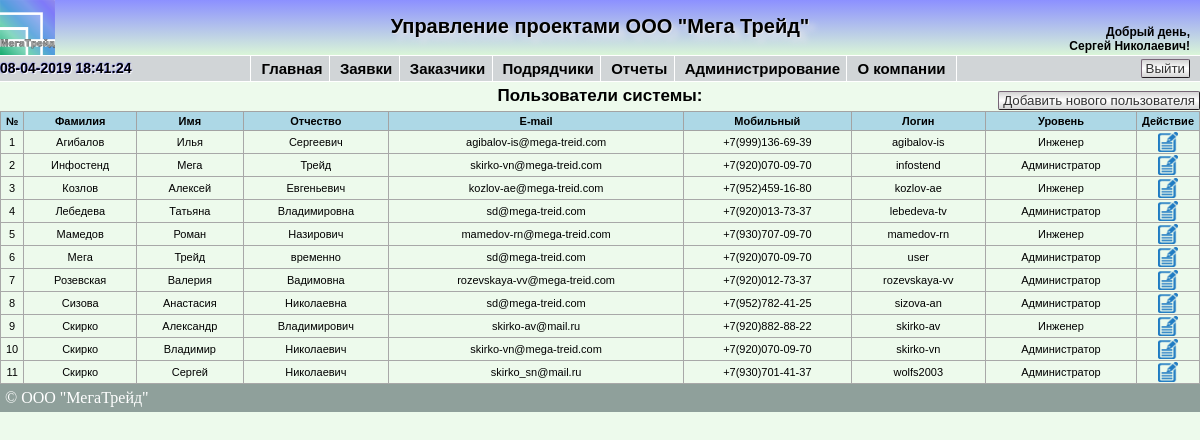
Page /showusers.php (signed in) on the earlier database version.
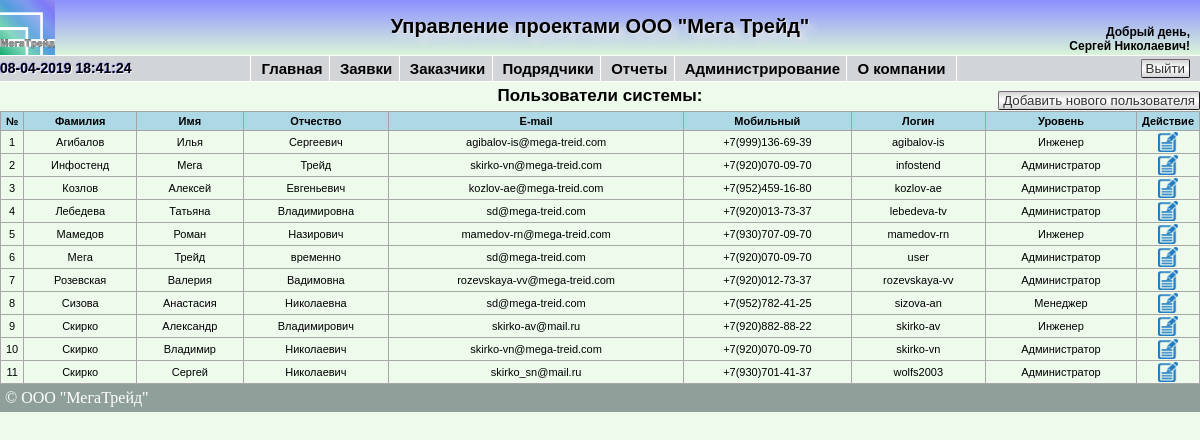
Same page on the later database version.
### tables this page shows
CREATE TABLE `users` (
  `id_users` int(11) NOT NULL AUTO_INCREMENT,
  `login` varchar(50) NOT NULL,
  `pass` varchar(50) NOT NULL,
  `surname` varchar(50) NOT NULL,
  `name` varchar(50) NOT NULL,
  `th_name` varchar(50) NOT NULL,
  `email` varchar(50) NOT NULL,
  `mobile` varchar(50) NOT NULL,
  `userlevel` int(1) unsigned NOT NULL,
  PRIMARY KEY (`id_users`)
);

### func/db.php (called while the page is built, shortened)
<?php
function Show_Users($connection)
{
	$search = "SELECT * FROM users ORDER BY surname, name, th_name ASC";
    $result = $connection->query ($search);
    $rows = $result->num_rows;
    if (!$rows) return false;
    else
    {
        $array = array ();
        for ($i=0; $i<$rows; $i++)
        {
            $result->data_seek ($i);
            $row =$result->fetch_array (MYSQLI_ASSOC);
            $array["$i"] = $row;
        }
    }
    return $array;
}
?>

### func/arrays.php (called while the page is built, shortened)
<?php
$user_level = array('Администратор', 'Руководитель проекта', 'Менеджер', 'Инженер');
?>

### showusers.php (the view, shortened to what this page needs)
<?php
require '/connection/config.php';
if($_SESSION['userlevel']==1)
{
require_once '/blocks/header.php';
require '/func/arrays.php';
?>
<!DOCTYPE html>
<html lang="ru">
<head>
</head>
<body>
<?php
	$users = Show_Users($link);
?>
	<div class="showcustomer">
			<div class="breadcrumbs">Пользователи системы:</div>
			<div class="newticket"><a href='/newuser.php' ><button class="button-new">Добавить нового пользователя</button></a></div>
				<table border="1" cellspacing="0">
					<thead>
						<tr class="hdr">
							<th width=1%>№</th>
							<th>Фамилия</th>
							<th>Имя</th>
							<th>Отчество</th>
							<th>E-mail</th>
							<th>Мобильный</th>
							<th>Логин</th>
							<th>Уровень</th>
							<th width=1%>Действие</th>
						</tr>
					</thead>
					<tbody>
				<?php foreach($users as $i => $users) { ?>
					<tr class="reg_text_show_tickets">
						<td align="center"><?=$i+1?></td>
						<td align="center"><?=$users['surname']?></td>
						<td align="center"><?=$users['name']?></td>
						<td align="center"><?=$users['th_name']?></td>
						<td align="center"><?=$users['email']?></td>
						<td align="center"><?=$users['mobile']?></td>
						<td align="center"><?=$users['login']?></td>
						<td align="center"><?=$user_level[$users['userlevel']-1]?></td>
						<td align="center"><a href='/edituser.php?edit=<?= $users['id_users'] ?>' title = 'Изменить'>
						<img src='/images/edit.png' width='20' height='20'></td>
					</tr>
				<?php }?>
			</tbody>
		</table>
	</div>
<div id="footer">&copy; ООО "МегаТрейд"</div>
</body>
</html>
<?php
	}
	else
	{
		header('Location: /');
}
?>

Differences in the rows shown:
changed users "Козлов": userlevel "Инженер" → "Администратор"
changed users "Сизова": userlevel "Администратор" → "Менеджер"
